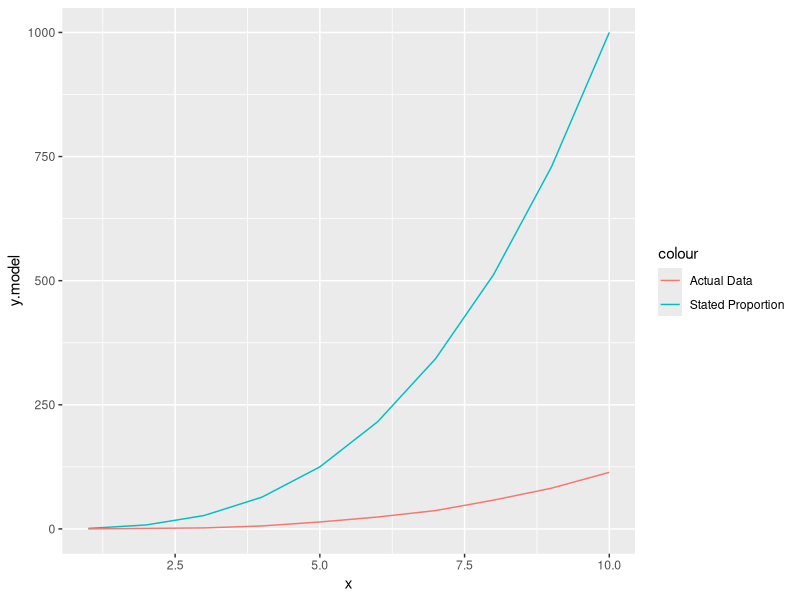
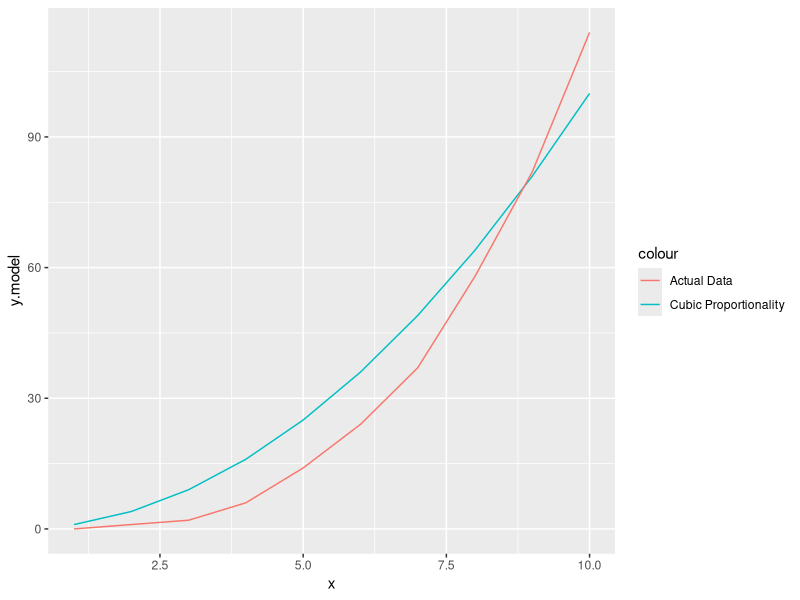

Generate these figures, in order, with R:
## ---- chunk 1
y <- c(0,1,2,6,14,24,37,58,82,114)
x <- 1:10
y.model <- x^3

modelset <- as.data.frame(cbind(x, y, y.model))

library(ggplot2)

ggplot(modelset, aes(x)) + 
  geom_line(aes(y = y.model, colour = "Stated Proportion")) + 
  geom_line(aes(y = y, colour = "Actual Data"))
## ---- chunk 2
y <- c(0,1,2,6,14,24,37,58,82,114)
x <- 1:10
y.model <- x^2

modelset.2 <- as.data.frame(cbind(x, y, y.model))

ggplot(modelset.2, aes(x)) + 
  geom_line(aes(y = y.model, colour = "Cubic Proportionality")) + 
  geom_line(aes(y = y, colour = "Actual Data"))
## ---- chunk 3
#radius of a pine tree in inches
x <- c(17, 19, 20, 23, 25, 28, 32, 38, 39, 41)/2

#board feet divided by 10
y <- c( 19, 25, 32, 57, 71, 113, 123, 252, 259, 294) * 10
## ---- chunk 4
y.vol <- y*144
r.sqrd <- x**2

k <- y.vol[10] / r.sqrd[10]


## ---- chunk 5



